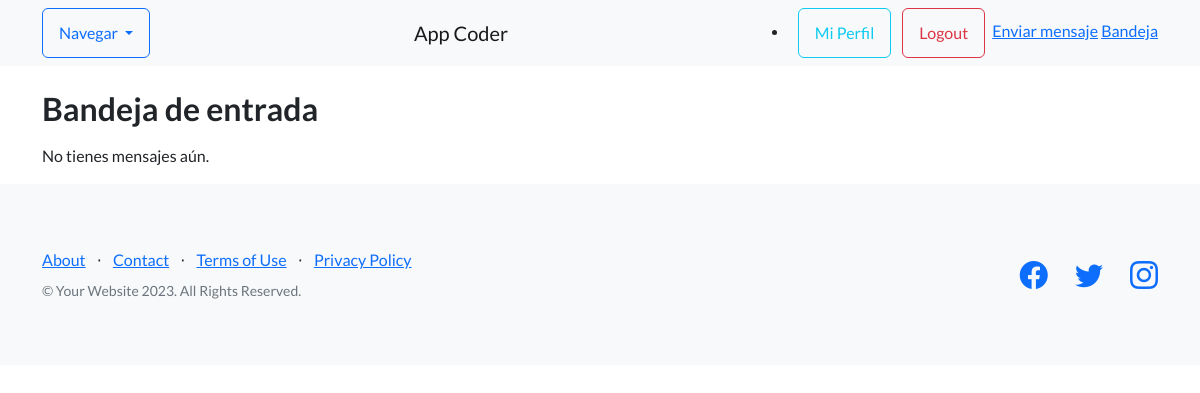
Page /mensajes/bandeja/ (signed in) on the earlier database version.
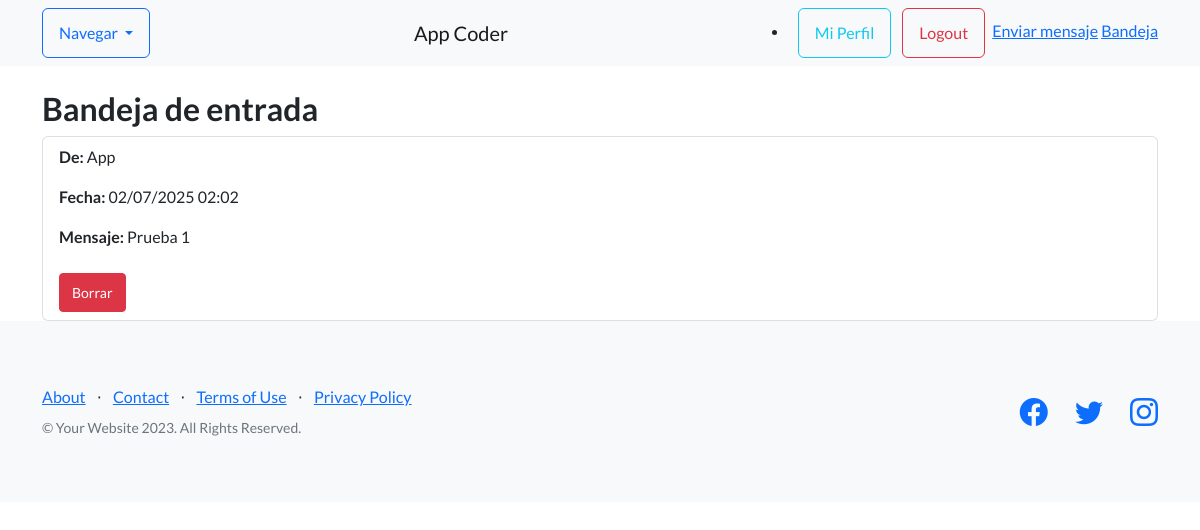
Same page on the later database version.
### Mensajes/models.py (models this page shows, shortened)
class Mensaje(models.Model):
    remitente = models.ForeignKey(User, on_delete=models.CASCADE, related_name='mensajes_enviados')
    receptor = models.ForeignKey(User, on_delete=models.CASCADE, related_name='mensajes_recibidos')
    contenido = models.TextField()
    fecha = models.DateTimeField(default=now)

### Mensajes/views.py (the view)
# urls.py: path('bandeja/', views.bandeja_entrada, name='bandeja_entrada'),
@login_required
def bandeja_entrada(request):
    mensajes = Mensaje.objects.filter(receptor=request.user).order_by('-fecha')
    return render(request, 'AppCoder/Mensajes/bandeja.html', {'mensajes': mensajes})

### AppCoder/templates/AppCoder/Mensajes/bandeja.html (shortened to what this page needs)
{% extends 'AppCoder/Padre.html' %}
{% block content %}
<div class="container mt-4">
    <h2>Bandeja de entrada</h2>
    {% if mensajes %}
        <ul class="list-group">
            {% for mensaje in mensajes %}
                <li class="list-group-item">
                    <p><strong>De:</strong> {{ mensaje.remitente.username }}</p>
                    <p><strong>Fecha:</strong> {{ mensaje.fecha|date:"d/m/Y H:i" }}</p>
                    <p><strong>Mensaje:</strong> {{ mensaje.contenido }}</p>
                    <form action="{% url 'borrar_mensaje' mensaje.id %}" method="post" style="display:inline;">
                        <button class="btn btn-sm btn-danger mt-2">Borrar</button>
                    </form>
                </li>
            {% endfor %}
        </ul>
    {% else %}
        <p class="mt-3">No tienes mensajes aún.</p>
    {% endif %}
</div>
{% endblock %}

Differences in the rows shown:
added Mensaje: remitente.username "App", fecha "02/07/2025 02:02", contenido "Prueba 1"
Other differences:
text no longer shown: "No tienes mensajes aún."
